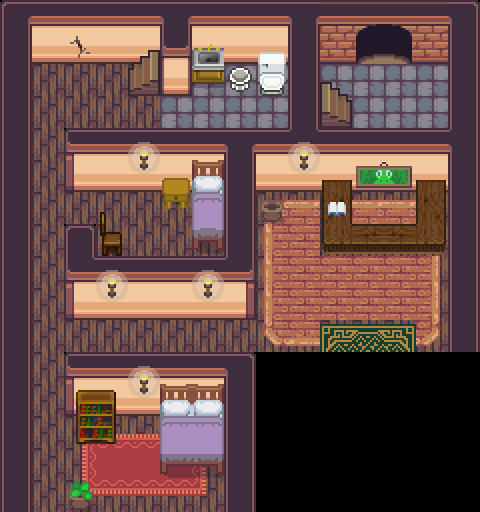

The image is a tile-based game level rendered from a .tmx file. Its description and source (layers, tilesets, objects; grid data summarised) follow:
An orthogonal 15x16 tile map with 32x32 px tiles, 4 tile layers (Tile Layer 1, Tile Layer 4, Tile Layer 5, Above Player), 4 tilesets and 33 objects (27x collision, 5x event, collision-line).

<map version="1.8" tiledversion="1.8.0" orientation="orthogonal" renderorder="right-down" compressionlevel="0" width="15" height="16" tilewidth="32" tileheight="32" infinite="0" nextlayerid="7" nextobjectid="47">
 <properties>
  <property name="edges" value="clamped" />
  <property name="inside" type="bool" value="true" />
  <property name="scenario" value="xero" />
  <property name="slug" value="wayfarer_inn1" />
  <property name="map_type" value="dungeon" />
 </properties>
 <tileset firstgid="1" name="core_set pieces" tilewidth="32" tileheight="32" tilecount="1550" columns="31">
  <image source="../gfx/tilesets/core_set pieces.png" width="992" height="1600" />
 </tileset>
 <tileset firstgid="1551" name="core_indoor_floors" tilewidth="32" tileheight="32" tilecount="3864" columns="46">
  <image source="../gfx/tilesets/core_indoor_floors.png" width="1472" height="2688" />
 </tileset>
 <tileset firstgid="5415" name="core_indoor_stairs" tilewidth="32" tileheight="32" tilecount="2970" columns="45">
  <image source="../gfx/tilesets/core_indoor_stairs.png" width="1440" height="2112" />
 </tileset>
 <tileset firstgid="8385" name="core_indoor_walls" tilewidth="32" tileheight="32" tilecount="3864" columns="46">
  <image source="../gfx/tilesets/core_indoor_walls.png" width="1472" height="2688" />
 </tileset>
 <layer id="1" name="Tile Layer 1" width="15" height="16">
  <data>[240 cells, 205 non-empty, 22 distinct tile ids]</data>
 </layer>
 <layer id="2" name="Tile Layer 4" width="15" height="16">
  <data>[240 cells, 77 non-empty, 50 distinct tile ids]</data>
 </layer>
 <layer id="3" name="Tile Layer 5" width="15" height="16">
  <data>[240 cells, 15 non-empty, 15 distinct tile ids]</data>
 </layer>
 <layer id="4" name="Above Player" width="15" height="16">
  <data>[240 cells, 1 non-empty, 1 distinct tile ids]</data>
 </layer>
 <objectgroup color="#ff0000" id="5" name="Collisions">
  <object id="1" type="collision" x="0" y="0" width="32" height="512" />
  <object id="5" type="collision" x="32" y="0" width="320" height="64" />
  <object id="8" type="collision" x="64" y="352" width="192" height="32" />
  <object id="9" type="collision" x="64" y="384" width="64" height="32" />
  <object id="10" type="collision" x="224" y="384" width="32" height="128" />
  <object id="12" type="collision" x="256" y="352" width="224" height="32" />
  <object id="13" type="collision" x="448" y="0" width="32" height="352" />
  <object id="14" type="collision" x="352" y="0" width="64" height="32" />
  <object id="15" type="collision" x="416" y="0" width="32" height="64" />
  <object id="20" type="collision" x="224" y="128" width="32" height="192" />
  <object id="21" type="collision" x="64" y="256" width="160" height="64" />
  <object id="22" type="collision" x="64" y="224" width="32" height="32" />
  <object id="23" type="collision" x="64" y="128" width="128" height="64" />
  <object id="24" type="collision" x="192" y="128" width="32" height="96" />
  <object id="25" type="collision" x="160" y="64" width="32" height="32" />
  <object id="26" type="collision" x="288" y="64" width="32" height="64" />
  <object id="27" type="collision" x="256" y="128" width="192" height="64" />
  <object id="28" type="collision" x="416" y="192" width="32" height="64" />
  <object id="29" type="collision" x="320" y="192" width="32" height="64" />
  <object id="30" type="collision" x="352" y="224" width="64" height="32" />
  <object id="31" type="collision" x="256" y="192" width="32" height="32" />
  <object id="32" type="collision" x="64" y="480" width="32" height="32" />
  <object id="37" type="collision" x="320" y="96" width="32" height="32" />
  <object id="38" type="collision" x="320" y="64" width="32" height="32" />
  <object id="41" type="collision" x="128" y="384" width="96" height="32" />
  <object id="42" type="collision" x="160" y="416" width="64" height="32" />
  <object id="43" type="collision" x="96" y="224" width="32" height="32" />
  <object id="44" type="collision-line" x="128" y="96">
   <polyline points="0,0 32,0" />
  </object>
 </objectgroup>
 <objectgroup color="#ffff00" id="6" name="Events">
  <object id="34" name="Go upstairs" type="event" x="128" y="64" width="32" height="32">
   <properties>
    <property name="act10" value="transition_teleport player,wayfarer_inn2.tmx,5,2,0.3" />
    <property name="act20" value="char_face player,right" />
    <property name="cond10" value="is char_at player" />
    <property name="cond20" value="is char_facing player,right" />
   </properties>
  </object>
  <object id="35" name="Go to the other upstairs" type="event" x="352" y="96" width="32" height="32">
   <properties>
    <property name="act10" value="transition_teleport player,wayfarer_inn2.tmx,9,3,0.3" />
    <property name="act20" value="char_face player,left" />
    <property name="cond10" value="is char_at player" />
    <property name="cond20" value="is char_facing player,left" />
   </properties>
  </object>
  <object id="39" name="Teleport to Route 3" type="event" x="320" y="320" width="96" height="32">
   <properties>
    <property name="act10" value="transition_teleport player,route3.tmx,35,5,0.3" />
    <property name="act20" value="char_face player,bottom" />
    <property name="cond10" value="is char_at player" />
    <property name="cond20" value="is char_facing player,bottom" />
   </properties>
  </object>
  <object id="40" name="Teleport to Route 3" type="event" x="352" y="32" width="64" height="32">
   <properties>
    <property name="act10" value="transition_teleport player,route3.tmx,33,1,0.3" />
    <property name="act20" value="char_face player,up" />
    <property name="cond10" value="is char_at player" />
    <property name="cond20" value="is char_facing player,up" />
   </properties>
  </object>
  <object id="45" name="Play Music" type="event" x="0" y="0" width="32" height="32">
   <properties>
    <property name="act10" value="play_music music_cathedral_theme" />
    <property name="cond10" value="not music_playing music_cathedral_theme" />
   </properties>
  </object>
 </objectgroup>
</map>
